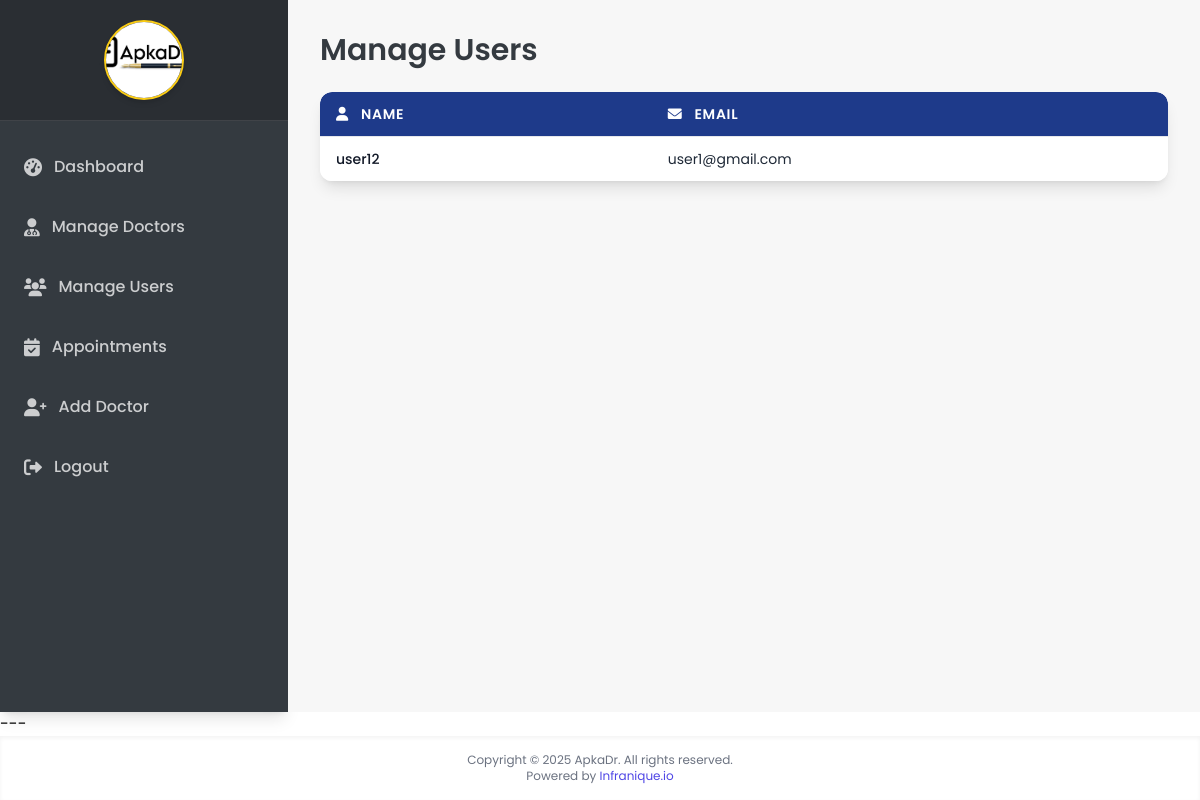
Page /manage_users (signed in) on the earlier database version.
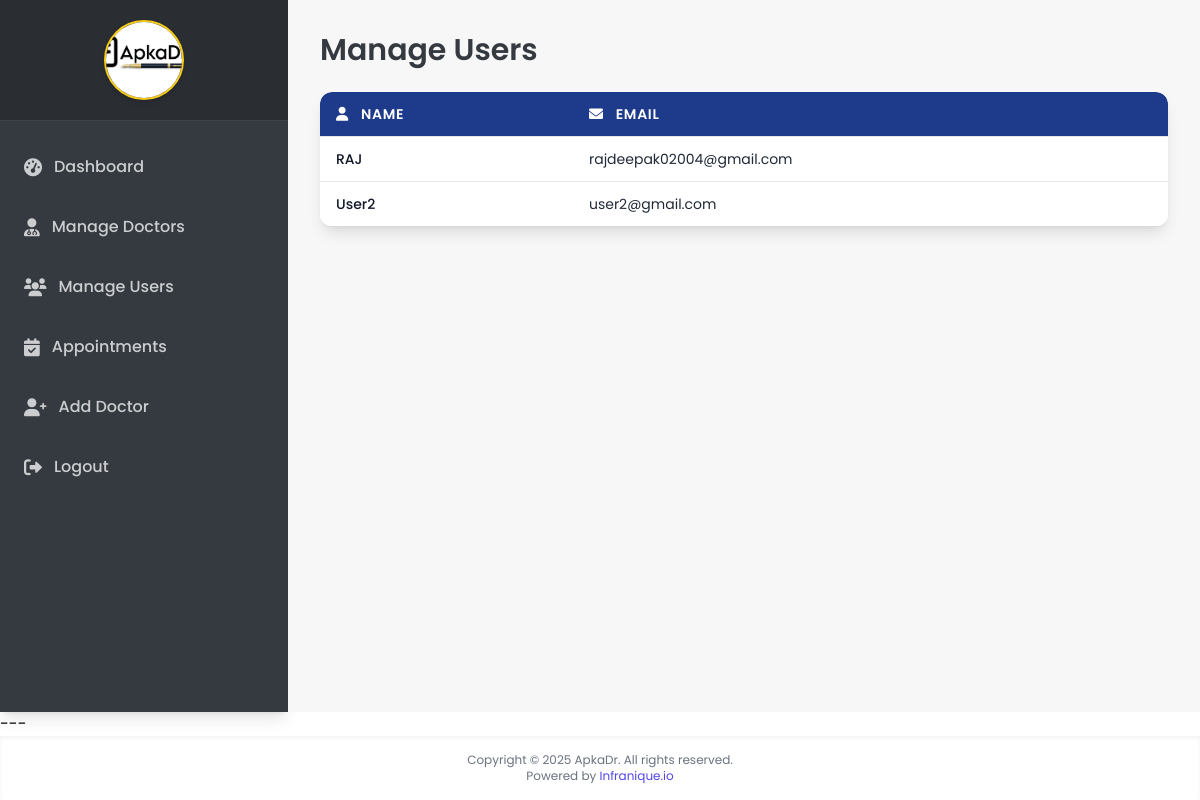
Same page on the later database version.
### backend/models.py (models this page shows)
class User(db.Model):
    id = db.Column(db.Integer(), primary_key=True)
    fullName = db.Column(db.String(), nullable=False)  # Removed unique=True
    email = db.Column(db.String(), unique=True, nullable=False)
    age = db.Column(db.Integer(), nullable=False)
    phone = db.Column(db.String(), nullable=False)
    address = db.Column(db.String(), nullable=False)
    password = db.Column(db.String(),nullable=False)
    type = db.Column(db.String(), default="general")
    appointments = db.relationship('Appointment', backref='patient', lazy=True, primaryjoin="User.id == Appointment.user_id")

### backend/controllers.py (the view)
@app.route("/manage_users")
def manage_users():
    if session.get("user_type") != "admin":
        flash("Unauthorized access", "danger")
        return redirect(url_for("login_page"))
    users = User.query.filter(User.type != 'admin').all()
    return render_template("admin/manage_users.html", users=users)

### templates/admin/manage_users.html (shortened to what this page needs)
<!DOCTYPE html>
<html lang="en">
<head>
    <script src="https://cdn.tailwindcss.com"></script>
    <link rel="stylesheet" href="https://cdnjs.cloudflare.com/ajax/libs/font-awesome/6.0.0-beta3/css/all.min.css">
</head>
<body class="flex flex-col min-h-screen">
    <div class="flex flex-1">
        <aside id="sidebar" class="w-72 bg-apkadr-black text-white shadow-lg transition-all duration-300 ease-in-out
                       hidden lg:flex flex-col flex-shrink-0">
            <div class="p-5 mb-0 text-center bg-black bg-opacity-20 border-b border-white border-opacity-10">
                <img src="/static/images/apkadr.logo.jpg" alt="ApkaDr. Logo"
                    class="w-20 h-20 object-cover rounded-full mx-auto border-2 border-apkadr-gold shadow-md">
            </div>
            <nav class="mt-4 flex-grow">
                <ul class="flex flex-col">
                    <li>
                        <a class="flex items-center py-4 px-6 text-white text-opacity-75 font-medium
                                  hover:bg-white hover:bg-opacity-10 hover:text-white hover:border-l-4 hover:border-apkadr-gold hover:pl-5"
                            href="{{ url_for('admin_dashboard') }}">
                            <i class="fas fa-tachometer-alt mr-3 text-lg"></i> Dashboard
                        </a>
                    </li>
                    <li>
                        <a class="flex items-center py-4 px-6 text-white text-opacity-75 font-medium
                                  hover:bg-white hover:bg-opacity-10 hover:text-white hover:border-l-4 hover:border-apkadr-gold hover:pl-5"
                            href="{{ url_for('manage_doctors') }}">
                            <i class="fas fa-user-md mr-3 text-lg"></i> Manage Doctors
                        </a>
                    </li>
                    <li>
                        <a class="flex items-center py-4 px-6 text-white text-opacity-75 font-medium
                                  hover:bg-white hover:bg-opacity-10 hover:text-white hover:border-l-4 hover:border-apkadr-gold hover:pl-5
                                  sidebar-link-active"
                            href="{{ url_for('manage_users') }}">
                            <i class="fas fa-users mr-3 text-lg"></i> Manage Users
                        </a>
                    </li>
                    <li>
                        <a class="flex items-center py-4 px-6 text-white text-opacity-75 font-medium
                                  hover:bg-white hover:bg-opacity-10 hover:text-white hover:border-l-4 hover:border-apkadr-gold hover:pl-5"
                            href="{{ url_for('appointments') }}">
                            <i class="fas fa-calendar-check mr-3 text-lg"></i> Appointments
                        </a>
                    </li>
                     <li>
                        <a class="flex items-center py-4 px-6 text-white text-opacity-75 font-medium
                                  hover:bg-white hover:bg-opacity-10 hover:text-white hover:border-l-4 hover:border-apkadr-gold hover:pl-5"
                            href="{{ url_for('add_doctor') }}">
                            <i class="fas fa-user-plus mr-3 text-lg"></i> Add Doctor
                        </a>
                    </li>
                    <li>
                        <a class="flex items-center py-4 px-6 text-white text-opacity-75 font-medium
                                  hover:bg-white hover:bg-opacity-10 hover:text-white hover:border-l-4 hover:border-apkadr-gold hover:pl-5"
                            href="{{ url_for('logout') }}">
                            <i class="fas fa-sign-out-alt mr-3 text-lg"></i> Logout
                        </a>
                    </li>
                </ul>
            </nav>
        </aside>
        <main class="flex-grow p-4 md:p-8 bg-apkadr-light-gray flex flex-col">
            <h2 class="text-3xl font-semibold text-apkadr-black mb-6 mt-0 lg:mt-0 hidden lg:block">Manage Users</h2>
            <div class="bg-white rounded-xl shadow-lg overflow-x-auto">
                <table class="min-w-full divide-y divide-gray-200 vertical-table">
                    <thead class="bg-apkadr-dark-blue text-white">
                        <tr>
                            <th class="px-4 py-3 text-left font-semibold text-sm uppercase tracking-wider rounded-tl-xl">
                                <i class="fas fa-user mr-2"></i> Name</th>
                            <th class="px-4 py-3 text-left font-semibold text-sm uppercase tracking-wider rounded-tr-xl">
                                <i class="fas fa-envelope mr-2"></i> Email</th>
                        </tr>
                    </thead>
                    <tbody class="bg-white divide-y divide-gray-200">
                        {% for user in users %}
                        <tr class="hover:bg-gray-50 transition-colors duration-200">
                            <td data-label="Name" class="px-4 py-3 text-sm font-medium text-gray-900">
                                {{ user.fullName }}</td>
                            <td data-label="Email" class="px-4 py-3 text-sm text-gray-800">
                                {{ user.email }}</td>
                        </tr>
                        {% else %}
                        <tr>
                            <td colspan="2" class="px-4 py-4 text-center text-gray-500 text-base">No users found.
                            </td>
                        </tr>
                        {% endfor %}
                    </tbody>
                </table>
            </div>
        </main>
    </div>
    ---
    <footer class="mt-auto py-4 text-center text-gray-500 text-xs bg-white shadow-inner">
        Copyright &copy; 2025 ApkaDr. All rights reserved.<br>
        Powered by <a href="https://infranique.io" class="text-indigo-600 hover:underline">Infranique.io</a>
    </footer>
</body>
</html>

### templates/admin/manage_users.html (style rules this page uses)
:root { --apkadr-dark-blue: #1e3a8a; --apkadr-gold: #facc15; --apkadr-black: #343a40; --apkadr-light-gray: #f7f7f7; --apkadr-white: #ffffff; }
.sidebar-link-active { @apply bg-white bg-opacity-10 text-white border-l-4 border-apkadr-gold pl-5; }

Differences in the rows shown:
changed User: fullName "user12" → "RAJ"; email "user1@gmail.com" → "rajdeepak02004@gmail.com"
added User: fullName "User2", email "user2@gmail.com"
